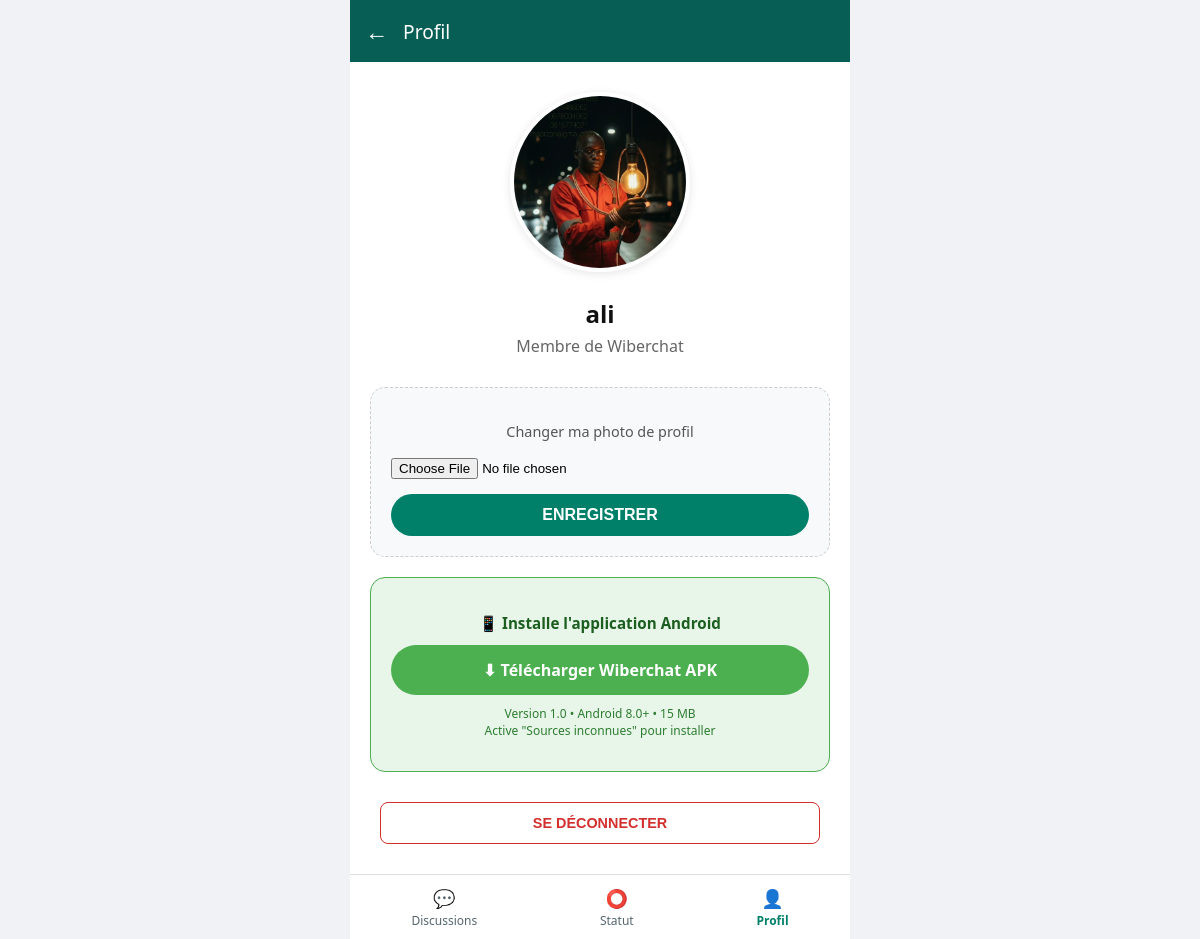
The page /profile/ (signed in) on the database its author committed.
### chat/models.py (models this page shows, shortened)
class Profile(models.Model):
    user = models.OneToOneField(User, on_delete=models.CASCADE, related_name='profile')
    image = models.ImageField(default='default.jpg', upload_to='profile_pics')
    last_seen = models.DateTimeField(default=timezone.now)

### chat/views.py (the view)
# urls.py: path('profile/', views.profile, name='profile'),
@login_required
def profile(request):
    user_profile, created = Profile.objects.get_or_create(user=request.user)
    if request.method == 'POST':
        if request.FILES.get('image'):
            user_profile.image = request.FILES['image']
            user_profile.save()
            return redirect('profile')
    return render(request, 'chat/profile.html', {'profile': user_profile})

### chat/templates/chat/profile.html (shortened to what this page needs)
{% load static %}
<!DOCTYPE html>
<html lang="fr">
<head>
</head>
<body>
    <div class="app-container">
        <header>
            <a href="{% url 'chat_list' %}" class="back-btn">←</a>
            <span>Profil</span>
        </header>
        <div class="profile-content">
            <div class="avatar-container">
                <img src="{{ profile.image.url }}" class="profile-img">
            </div>
            <div class="user-name">{{ profile.user.username }}</div>
            <div class="user-status">Membre de Wiberchat</div>
            <div class="upload-section">
                <form method="POST" enctype="multipart/form-data">
                    <p style="font-size: 0.9em; color: #555;">Changer ma photo de profil</p>
                    <input type="file" name="image" class="file-input" accept="image/*" required>
                    <button type="submit" class="save-btn">ENREGISTRER</button>
                </form>
            </div>
            <div class="download-section">
                <p style="font-size: 0.95em; color: #1b5e20; margin-bottom: 12px; font-weight: 600;">
                    📱 Installe l'application Android
                </p>
                <a href="{% static 'app/wiberchat.apk' %}" download class="download-btn">
                    ⬇ Télécharger Wiberchat APK
                </a>
                <p class="download-info">
                    Version 1.0 • Android 8.0+ • 15 MB<br>
                    Active "Sources inconnues" pour installer
                </p>
            </div>
            <div style="margin-top: 20px; padding: 0 10px;">
                <form action="{% url 'logout' %}" method="POST">
                    <button type="submit" class="logout-btn">SE DÉCONNECTER</button>
                </form>
            </div>
        </div>
        <nav class="bottom-nav">
            <a href="{% url 'chat_list' %}" class="nav-item">
                <span class="icon">💬</span>
                <span>Discussions</span>
            </a>
            <a href="{% url 'status_list' %}" class="nav-item">
                <span class="icon">⭕</span>
                <span>Statut</span>
            </a>
            <a href="{% url 'profile' %}" class="nav-item active">
                <span class="icon">👤</span>
                <span>Profil</span>
            </a>
        </nav>
    </div>
</body>
</html>

### chat/templates/chat/profile.html (style rules this page uses)
* { box-sizing: border-box; }
body { font-family: 'Segoe UI', sans-serif; margin: 0; background-color: #f0f2f5; display: flex; justify-content: center; height: 100vh; }
.app-container { width: 100%; max-width: 500px; display: flex; flex-direction: column; height: 100%; background: white; }
header { background: #075e54; color: white; padding: 15px; display: flex; align-items: center; font-size: 1.2em; }
.back-btn { color: white; text-decoration: none; margin-right: 15px; font-size: 1.2em; }
.profile-content { flex: 1; padding: 30px 20px; text-align: center; overflow-y: auto; }
.avatar-container { position: relative; display: inline-block; margin-bottom: 20px; }
.profile-img { width: 180px; height: 180px; border-radius: 50%; object-fit: cover; border: 4px solid #fff; box-shadow: 0 2px 10px rgba(0,0,0,0.1); }
.user-name { font-size: 1.5em; font-weight: bold; color: #111; margin-bottom: 5px; }
.user-status { color: #666; margin-bottom: 30px; }
.upload-section { background: #f8f9fa; padding: 20px; border-radius: 15px; border: 1px dashed #ccc; }
.file-input { margin-bottom: 15px; width: 100%; }
.save-btn { background: #008069; color: white; border: none; padding: 12px 30px; border-radius: 25px; font-weight: bold; cursor: pointer; width: 100%; font-size: 1em; }
nav.bottom-nav { height: 65px; background: white; display: flex; justify-content: space-around; align-items: center; border-top: 1px solid #ddd; width: 100%; }
.nav-item { display: flex; flex-direction: column; align-items: center; color: #54656f; text-decoration: none; font-size: 0.75em; }
.nav-item.active { color: #008069; font-weight: bold; }
.icon { font-size: 1.5em; margin-bottom: 2px; }
.logout-btn { background: white; color: #d32f2f; border: 1px solid #d32f2f; padding: 12px; border-radius: 8px; width: 100%; font-weight: bold; cursor: pointer; font-size: 0.9em; margin-top: 10px; }
.download-section { background: #e8f5e9; padding: 20px; border-radius: 15px; border: 1px solid #4caf50; margin-top: 20px; }
.download-btn { display: inline-block; background: #4caf50; color: white; padding: 14px 28px; border-radius: 25px; text-decoration: none; font-weight: 600; font-size: 1em; width: 100%; }
.download-info { font-size: 12px; color: #2e7d32; margin-top: 10px; }

### rows shown on the page
Profile: image (picture), user.username "ali"
